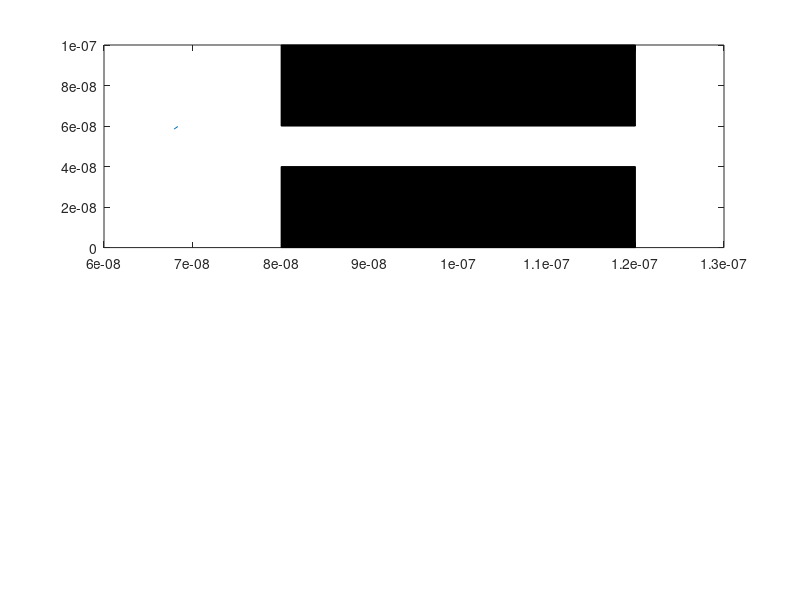

Write MATLAB code to recreate this figure. (Note: this script raises an error after producing the figure.)
%% Assignment 1 - Simulation 3 - 1
% Enhancements - 
% Jinseng Vanderkloot 101031534
%% Initialization of electron values

clc
clear all
close all 

%Initial
m0 = 9.10938215e-31;            % electron mass
mn = 0.26*m0;                   % Effective mass
Temp = 300;                     % Inital Temp (K)
kb = 1.3806504e-23;             % Boltzmann constant
tmn = 0.2e-12;                  % Mean time between collision 

% Region Area 
wArea = 200e-9;
lArea = 100e-9;

%Thermal Velocity (Question 1.A) 
vt=sqrt((2*kb*Temp)/mn);        % Sim in 2D so (2*kb*Temp), 3D is (3*kb*Temp)

%Electron motion 
numElec = 1000;                  %Number of simulated Electrons 
numEPlot = 40;                  %Number of plotted Electrons 
dt = (lArea*wArea);           %Typically 1/100 of region size
stepsTot = 200;                 %Total amount of steps (1000 was a long simulation) 
tTot= stepsTot*dt;              %Total Simulation time 
x = zeros(1,numElec);           %Inital X matrix          
y = zeros(1,numElec);           %Inital y matrix  
vx = zeros(1,numElec);          %Inital velocity x matrix  
vy = zeros(1,numElec);          %Inital velocity y matrix
vtot = zeros(1,numElec);        %Inital velocity matrix
avgTemp=0;                      %Set average Temp to 0 

%Probability of Scatter 
scatOn = 1;                     %Turn Scatter on (1) or off(0)
Pscatter = 1-exp(-dt/tmn);      %Scatter Equation 
tScatter = zeros(1,numElec);

%Bottle Neck Boundary reduced to prevent bleeding 
% X limit (no particle between X1 and X2 - Cosider Y limits) 
boxX1=80e-9;
boxX2=120e-9;
% Y Limit (no particles between 0 and Y1 and Y2 to Y limit) 
boxY1 = 40e-9;
boxY2 = 60e-9;


%Electron Graph 
for cnt = 1:numElec
    x(cnt)=rand()*wArea;
    y(cnt)=rand()*lArea;
    %If the electrons are place in the box, re-roll position
    while (x(cnt)>=boxX1 && x(cnt)<=boxX2 && (y(cnt)<=boxY1 || y(cnt>=boxY2))) %Relocate them if in boundary
        x(cnt)=rand()*wArea;
        y(cnt)=rand()*lArea;
    end
    vx(cnt)=sqrt(vt^2)*randn();  % velocity * Gaussian dist   
    vy(cnt)=sqrt(vt^2)*randn();  % velocity * Gaussian dist 
    %Varience = sqrt(kT/m) - Do we use this? 
    vtot(cnt)= sqrt (vx(cnt)^2)+(vy(cnt)^2);
    colors= rand(numElec,3);
end

%Boundary Energy/Velocity loss coefficient (reduction in velocity =
%reduction in temprature) 
vloss = 0.95; 
%% Main Loop 
t=0;
intCNT = 1; %Counter with time
while t < tTot
    t = t + dt; 
    
    %Store old position 
    oldx = x;
    oldy = y;
    
    %Update to new position 
    x(1:numElec) = x(1:numElec) + (vx(1:numElec).*dt);
    y(1:numElec) = y(1:numElec) + (vy(1:numElec).*dt);
    
    vtot(1:numElec)= sqrt ((vx(1:numElec).^2)+(vy(1:numElec).^2));

    for check = 1:numElec
        %Scatter 
        if scatOn==1
            if Pscatter > rand()
                vx(check)=sqrt(vt^2 /2)*randn();
                vy(check)=sqrt(vt^2 /2)*randn();
                tScatter(check)= 0; %If collision, time goes to 0
            else
                tScatter(check)= tScatter(check) + dt; %track time increaing while no collision
            end
        end

        %Apply Boundary Conditions 
        %If bottom contact, bounce off in opposite direction
        if (y(check)<=0)
            y(check) = 0;
            vy(check) = -vy(check);
        end
        %If top contact, bounce off in opposite directio
        if (y(check)>=lArea)
            y(check) = lArea;
            vy(check) = -vy(check);
        end
        %if left side of box, come out right side 
        if(x(check)<=0)
           x(check) = 0;
           vx(check) = -vx(check);
        end
        %if right side of box, come out left side
        if(x(check)>=wArea)
           x(check) = wArea;
           vx(check) = -vx(check);
        end

        %Apply bottle neck conditions 
        %If contact on left walls of boundary (not in Gap)
        if (oldx(check)<boxX1 && x(check)>=boxX1 && (y(check)<= boxY1 || y(check)>= boxY2))
            x(check)=boxX1;
            vx(check) = -(vx(check)*vloss); 
        end
        %If contact on right walls of boundary (not in Gap)
        if (oldx(check)>boxX2 && x(check)<=boxX2 && (y(check)<= boxY1 || y(check)>= boxY2))
            x(check)=boxX2;
            vx(check) = -(vx(check)*vloss); 
        end
        %If contact with bottom boundary in gap
        if (x(check)>boxX1 && x(check)< boxX2 && oldy(check)>boxY1 && y(check)<= boxY1)
            y(check)= boxY1;
            vy(check) = -(vy(check)*vloss); 
        end
        %If contact with top boundary in gap 
        if (x(check)>boxX1 && x(check)< boxX2 && oldy(check)<boxY2 && y(check)>=boxY2)
            y(check)=boxY2;
            vy(check) = -(vy(check)*vloss); 
        end
    end 

    %Plot Boundary and map some electrons
    for Eplot = 1:numEPlot
        figure(1)
        subplot (2,1,1)
        %if the electron went out of sides and back on other side, do not
        %draw line
        if abs(oldx(Eplot)-x(Eplot))<(wArea/2)
            p = plot([oldx(Eplot),x(Eplot)],[oldy(Eplot),y(Eplot)]);
        end
        rectangle('Position',[boxX1 0 (boxX2-boxX1) boxY1],'FaceColor',[0 0 0])
        rectangle('Position',[boxX1 boxY2 (boxX2-boxX1) (lArea-boxY2)],'FaceColor',[0 0 0])
        p.Color=colors(Eplot,:);
        axis([0,wArea,0,lArea]);
        title('Electron Model'), xlabel('Position (m)', 'FontSize', 10), ylabel('Position (m)', 'FontSize', 10);
        
        hold on;
    end 
    pause(0.01);

    %Electron Density Map 
    eMapX=linspace(0, wArea, 100);
    eMapY=linspace(0, lArea, 50);
    EDM=histcounts2(y,x,eMapY,eMapX);
    subplot(2,2,3)
    imagesc(eMapY,eMapX,EDM),colorbar,title('Electron Density Map');
    
    %Electron Temprature Map 
    allT = ((vtot(:).^2).*mn)./(2*kb);
    xv = linspace(min(x), max(x),100);
    yv = linspace(min(y), max(y),50);
    [X,Y] = meshgrid(xv,yv);
    ETM=griddata(x,y,allT,X,Y);
    subplot(2,2,4);
    imagesc(xv,yv,ETM),colorbar,title("Temprature Map")
    axis([0, wArea, 0 lArea]);
    
end 


